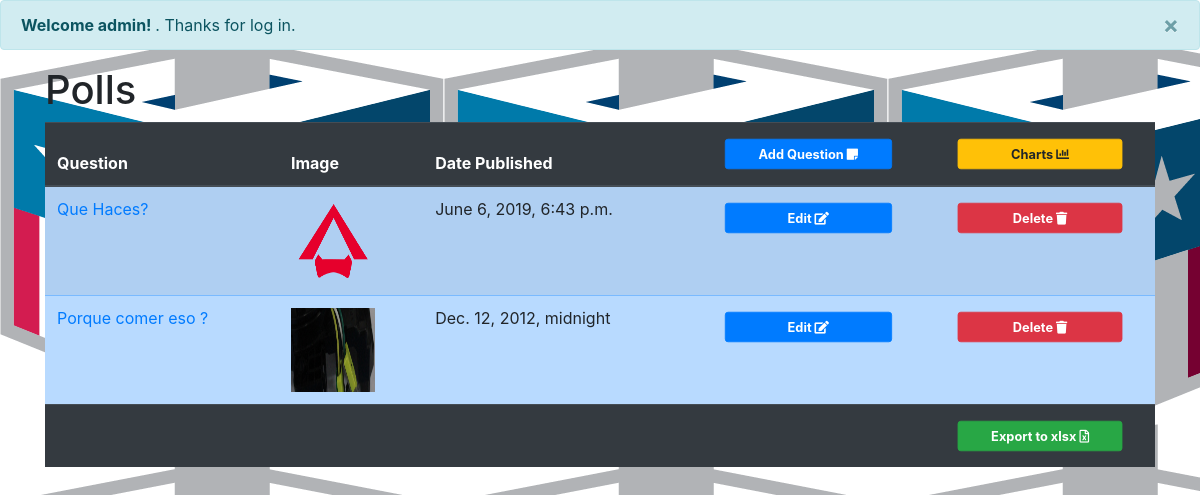
The page /polls/ (signed in) on the database its author committed.
### polls/models.py (models this page shows, shortened)
class Question(models.Model):
    question_text = models.CharField("Question", max_length=200, unique=True)
    question_img = models.ImageField("Img", upload_to="images/", null=True)
    pub_date = models.DateTimeField("Date Published")
    def was_published_recently(self):
        now = timezone.now()
        return now - timedelta(days=1) <= self.pub_date <= now
    was_published_recently.admin_order_field = "pub_date"
    was_published_recently.boolean = True
    was_published_recently.short_description = "Published recently?"

### polls/views.py (the view)
# urls.py: path("", views.IndexView.as_view(), name="index"),
class IndexView(ListView):
    template_name = "polls/index.html"
    context_object_name = "latest_question_list"
    def get_queryset(self):
        return Question.objects.filter(pub_date__lte=timezone.now()).order_by(
            "-pub_date"
        )

### polls/templates/polls/index.html
{% extends 'polls/base.html' %}
{% block contenido %}
    {% if user.is_authenticated %}
        <div class="alert alert-info alert-dismissible fade show">
            <button type="button" class="close" data-dismiss="alert">&times;</button>
            <strong>Welcome {{ user.username }}! </strong>. Thanks for log in.
        </div>
        <div class="container">
            <h1> Polls </h1>
            <table class="table table-primary table-striped">
                <thead class="thead-dark">
                    <tr>
                        <th> Question </th>
                        <th> Image </th>
                        <th> Date Published </th>
                        <th>
                            <a href="{% url 'polls:cr_question' %}" class="btn btn-primary btn-block">
                                <span><strong>Add Question <i class="fa fa-sticky-note" style="fill: black"></i></strong></span>
                            </a>
                        </th>
                        <th>
                            <a href="{% url 'polls:charts' %}" class="btn btn-warning btn-block">
                                <span><strong> Charts <i class="fas fa-chart-bar" style="fill: black"></i></strong></span>
                            </a>
                        </th>
                    </tr>
                </thead>
                <tbody>
                {% if latest_question_list %}
                        {% for question in latest_question_list %}
                        <tr>
                            <td><a href="{% url 'polls:detail' question.id %}">{{ question.question_text }}</a>
                            </td>
                            {% if question.question_img %}
                                <td><img src="{{ question.question_img.url }}" height="84" width="84"></td>
                            {% else %}
                                <td> No photo </td>
                            {% endif %}
                            <td>{{ question.pub_date }}</td>
                            <td>
                                <a href="{% url 'polls:updt_question' question.id %}" class="btn btn-primary btn-block">
                                    <span><strong>Edit <i class="fa fa-edit" style="fill: black"></i></strong></span>
                                </a>
                            </td>
                            <td>
                                <a href="{% url 'polls:del_question' question.id %}" class="btn btn-danger btn-block">
                                    <span><strong>Delete <i class="fa fa-trash" style="fill: black"></i></strong></span>
                                </a>
                            </td>
                        </tr>
                        {% endfor %}
                {% else %}
                    <p>No polls are available. </p>
                {% endif %}
                </tbody>
                <tfoot class="table-dark">
                    <tr>
                        <td colspan="4"></td>
                        <td>
                            <a href="{% url 'polls:export_db_to_xslx' %}" class="btn btn-success btn-block">
                                <span><strong>Export to xlsx <i class="far fa-file-excel" style="fill: black"></i></strong></span>
                            </a>
                        </td>
                    </tr>
                </tfoot>
            </table>
        </div>
    {% else %}
        <div class="alert alert-info alert-dismissible fade show">
            <button type="button" class="close" data-dismiss="alert">&times;</button>
            <strong>Welcome new user! </strong>. Please <a href="{% url 'polls:login' %}">log in. </a>
        </div>
    {% endif %}
{% endblock %}

### polls/static/polls/style.css (style rules this page uses)
body { background: white url("images/background.png"); }
a.btn { -webkit-transform: scale(0.8); -moz-transform: scale(0.8); -o-transform: scale(0.8); -webkit-transition-duration: 0.5s; -moz-transition-duration: 0.5s; -o-transition-duration: 0.5s; }

### rows shown on the page
Question: question_text "Que Haces?", question_img (picture), pub_date "June 6, 2019, 6:43 p.m."
Question: question_text "Porque comer eso ?", question_img (picture), pub_date "Dec. 12, 2012, midnight"

### other values the page prints
{{ user.username }} "admin"
